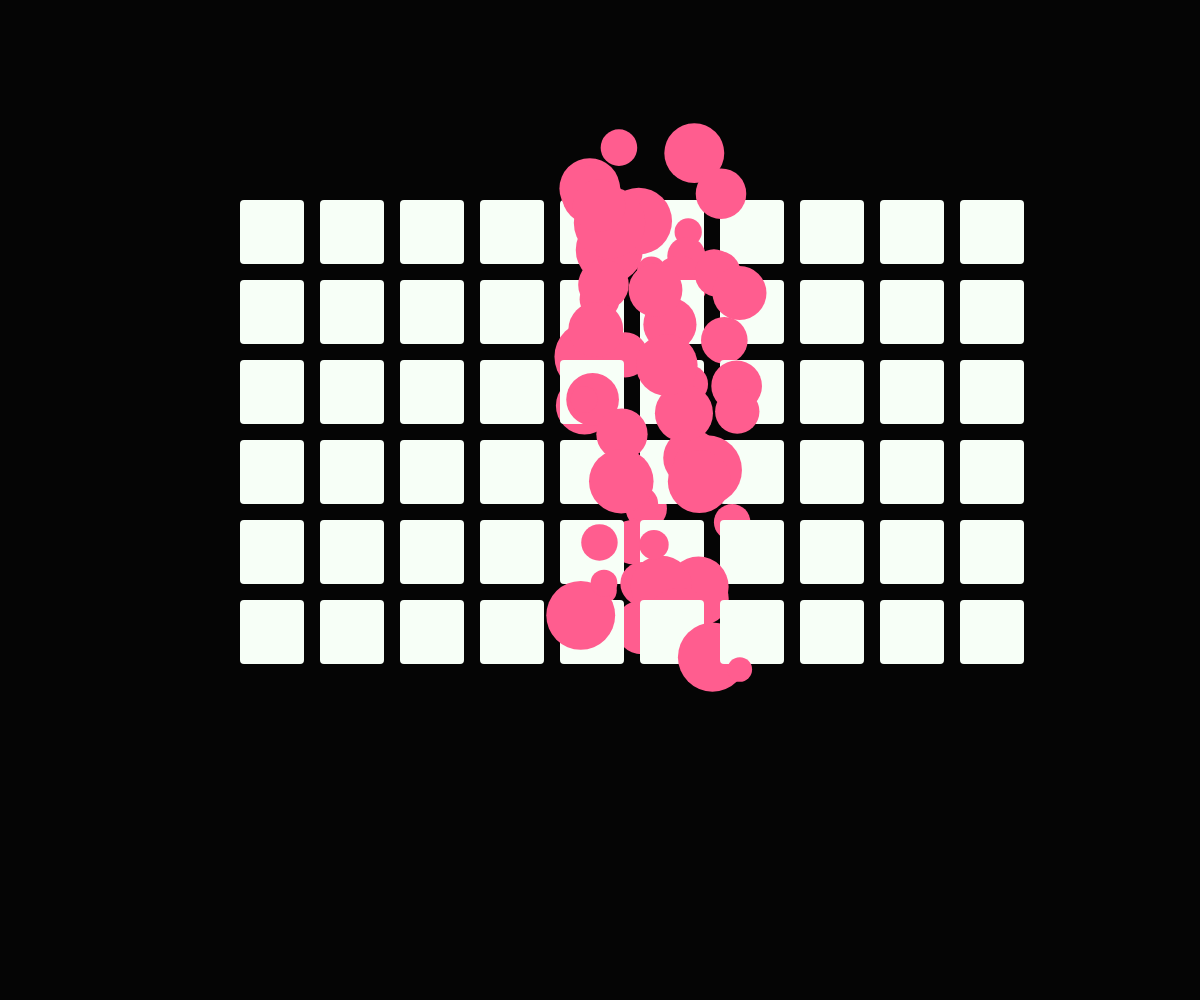
Frame 1 (no input)
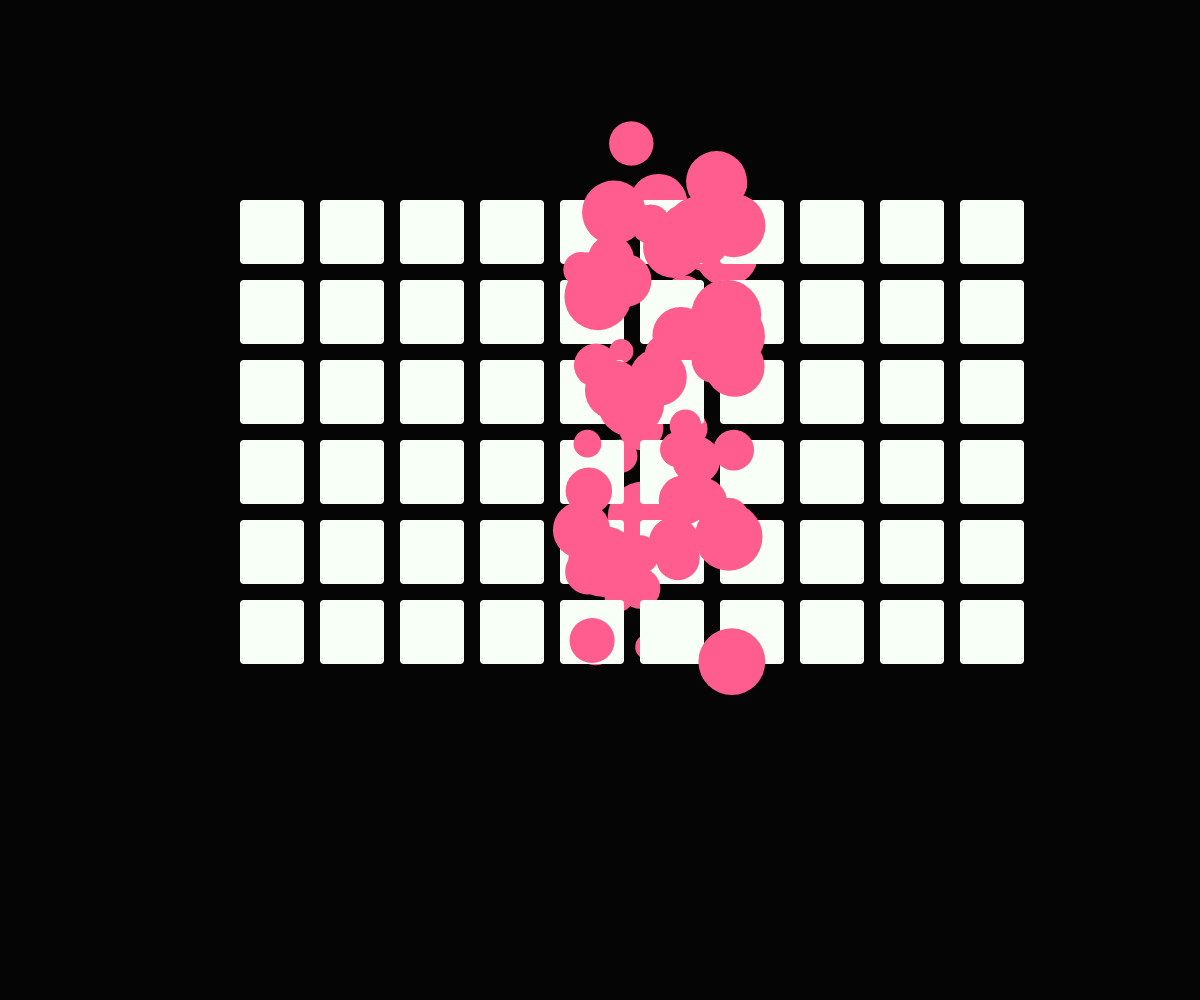
Frame 2 (the mouse pressed at the canvas centre, redrawn once)

The p5.js sketch that drew these frames (run headless with seeded random() and noise() and a simulated clock; the mouse was pressed at the canvas centre and the sketch redrawn once):

// p5.js sketch
// ── sketch.js
function setup() {
  createCanvas(windowWidth, windowHeight);
  noLoop();
}

function draw() {
  background('#050505');
  const cols = 10;
  const rows = 6;
  const cell = min(width, height) * 0.08;
  const startX = width * 0.2;
  const startY = height * 0.2;
  noStroke();
  for (let y = 0; y < rows; y++) {
    for (let x = 0; x < cols; x++) {
      fill('#f7fff7');
      rect(startX + x * cell, startY + y * cell, cell * 0.8, cell * 0.8, 4);
      const chaosX = startX + width * 0.35 + random(-cell, cell);
      const chaosY = startY + y * cell + random(-cell, cell);
      fill('#ff5d8f');
      circle(chaosX, chaosY, cell * random(0.3, 0.9));
    }
  }
}

function windowResized() {
  resizeCanvas(windowWidth, windowHeight);
  redraw();
}
